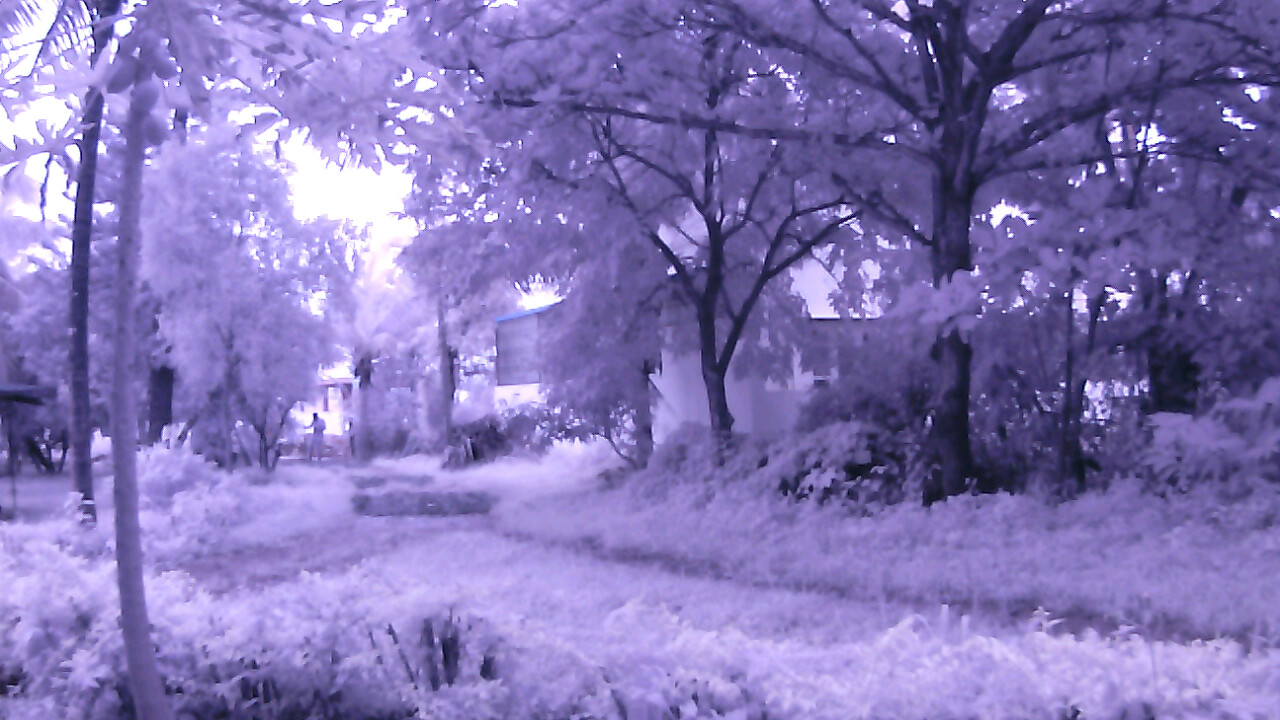
#> input picture openmv/test/imdiff/p1-0.jpg, 1280 x 720 px
$ python imd.py p1-0.jpg p1-1.jpg
#> lines starting #> are read from the running program, lines starting #| are printed output that depends on the picture; long printed decimals are rounded
import sys
from PIL import Image
import io

def im2bytes(fname):
#> called with fname = 'p1-0.jpg'
    img = Image.open(fname)
#> img is the input picture: PIL image 1280x720 RGB; mean R, G, B 130.1, 117.5, 180.9
    img = img.convert("L")
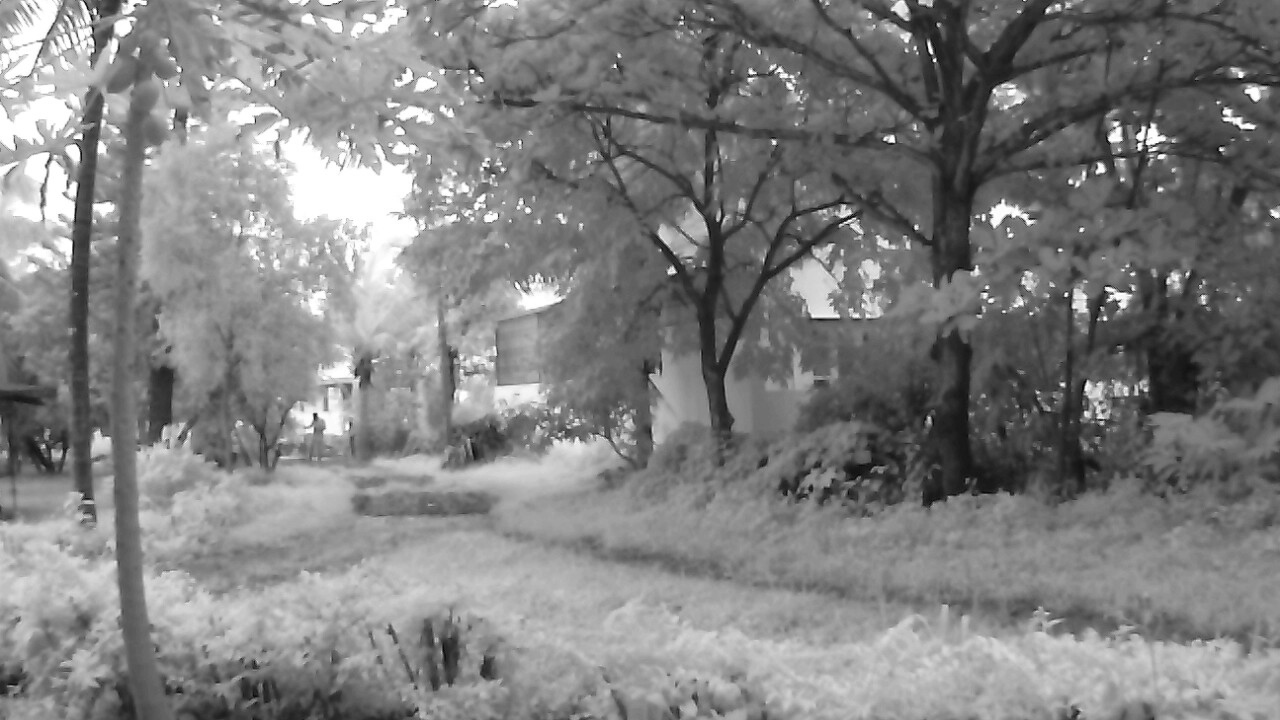
#> img: PIL image 1280x720 L; min 5, max 255, mean 128.5
    width, height = img.size
#> width = 1280; height = 720
    print(f"Image width: {width} pixels")
#| Image width: 1280 pixels
    print(f"Image height: {height} pixels")
#| Image height: 720 pixels
    pixel_bytes = img.tobytes()
    print(f"Pillow bytelen = {len(pixel_bytes)} : Min:{min(pixel_bytes)}, Max:{max(pixel_bytes)}")
#| Pillow bytelen = 921600 : Min:5, Max:255
    return pixel_bytes

def diff_ims(f1, f2):
    b1 = im2bytes(f1)
    b2 = im2bytes(f2)
#> call 2 of im2bytes, with fname = 'p1-1.jpg'
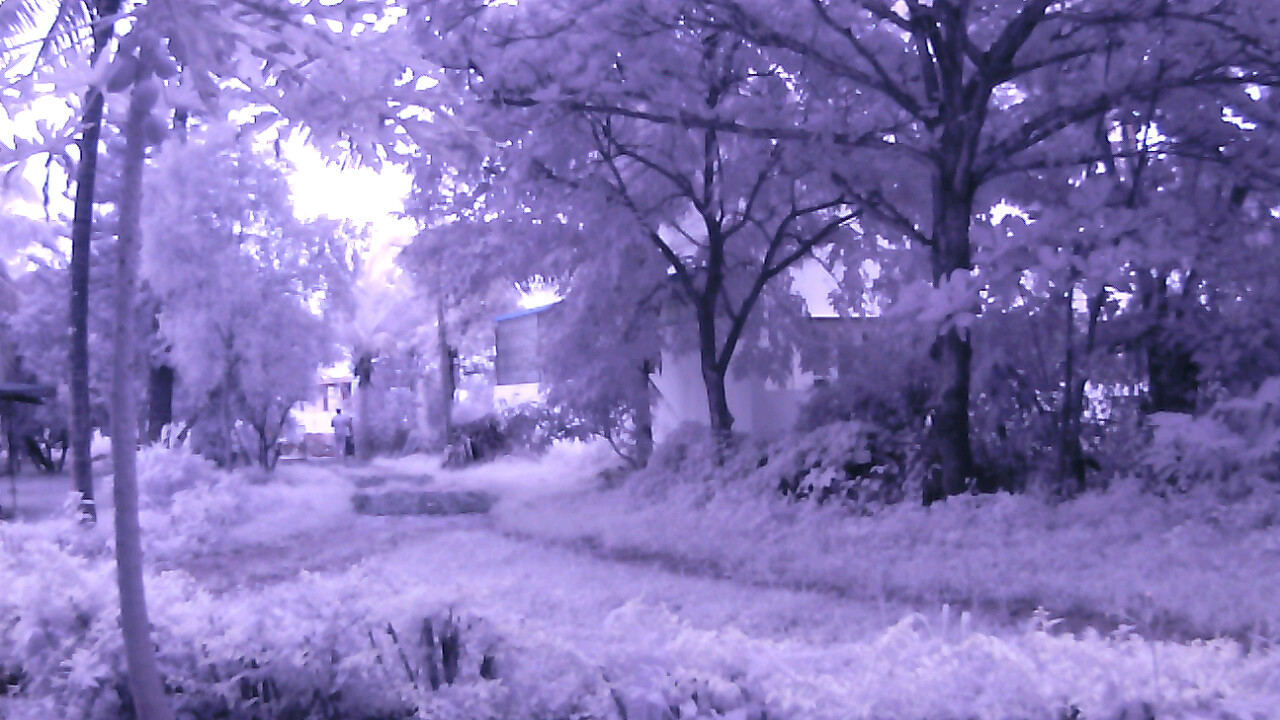
#> input picture openmv/test/imdiff/p1-1.jpg, 1280 x 720 px
#> in im2bytes, img is the input picture: PIL image 1280x720 RGB; mean R, G, B 129.7, 116.7, 180
#| Image width: 1280 pixels
#| Image height: 720 pixels
#| Pillow bytelen = 921600 : Min:5, Max:255
    print(len(b1))
#| 921600
    print(len(b2))
#| 921600
    if len(b1) != len(b2):
        print("Size mismatch")
        return None
    d = []
    db = b''
    for x in range(len(b1)):
        di = abs(b2[x] - b1[x])
        d.append(di)
        db += di.to_bytes(1)
#> this loop made 921600 passes
#> di on passes 1 to 3: 46, 78, 117
#> after the loop, d = 921600 items
    d_image = Image.frombytes("L", (1280,720), db)
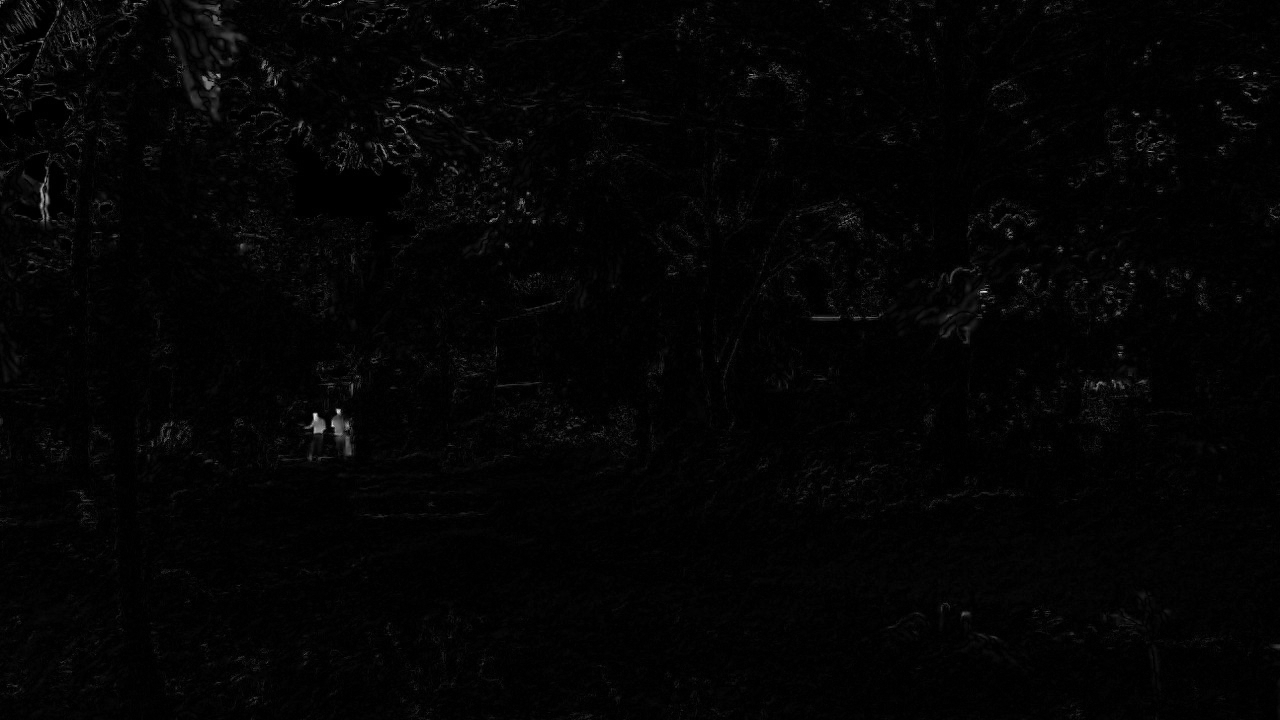
#> d_image: PIL image 1280x720 L; min 0, max 234, mean 3.8
    d_image.show()

    num_diff = 0
    for x in d:
        if x > 32:
            num_diff += 1
#> this loop made 921600 passes
#> x on passes 1, 2, 3, 4, 5, 6, 7, 8, 10, 11, 12, 13: 46, 78, 117, 92, 74, 15, 32, 16, 6, 6, 7, 7
#> after the loop, num_diff = 11024
    d32 = float(num_diff*100/len(b1))
#> d32 = 1.2
    print(f"Num of more than 32 diffs is {d32}")
#| Num of more than 32 diffs is 1.196
    return d32

def main():
    ratio = diff_ims(sys.argv[1], sys.argv[2])
#> ratio = 1.2
    print(f"Diff : {ratio>2.0}")
#| Diff : False

if __name__ == "__main__":
    main()
